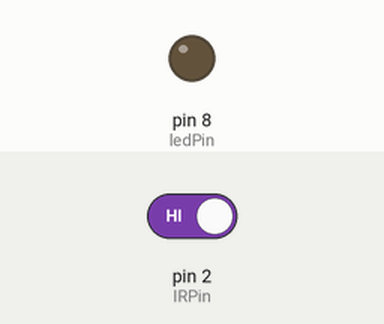
A sketch run on a simulated Arduino Uno, built with avr-gcc and run on an emulated ATmega328P. On the bench: output pins drawn as LEDs (lit = HIGH). Inputs (shaded band) come from the test bench; at power-on: pin 2 (IRPin) HIGH.

Above: at 1.2 s.
1.3 s: pin 2 (IRPin) driven LOW
At 1.7 s:
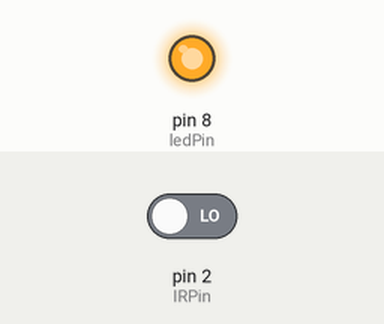
2.8 s: pin 2 (IRPin) driven HIGH
At 4.1 s:
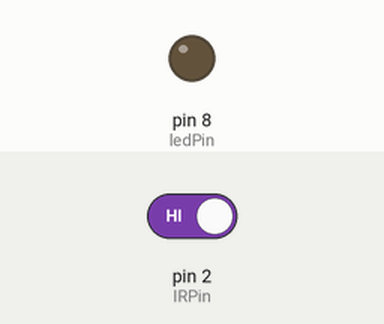
Timing chart, 0 to 5.8 s (numbered marks = the images above; inputs shaded):
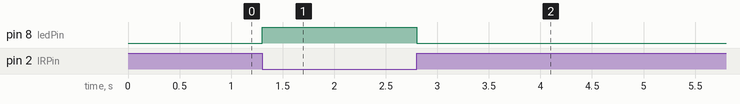

Measured:
- after the input at 1.3 s, pin 8 (ledPin): LOW → HIGH at once
- after the input at 2.8 s, pin 8 (ledPin): HIGH → LOW at once

The sketch:

IR_Obstacle_avoidance.ino
```cpp
int IRPin=2;
int ledPin=8;

void setup() {
  // put your setup code here, to run once:
pinMode(IRPin,INPUT);
pinMode(ledPin,OUTPUT);
}

void loop() {
  // put your main code here, to run repeatedly:
if(digitalRead(IRPin)==0){
  digitalWrite(ledPin,HIGH);
}else{
  digitalWrite(ledPin,LOW);
}
}
```
